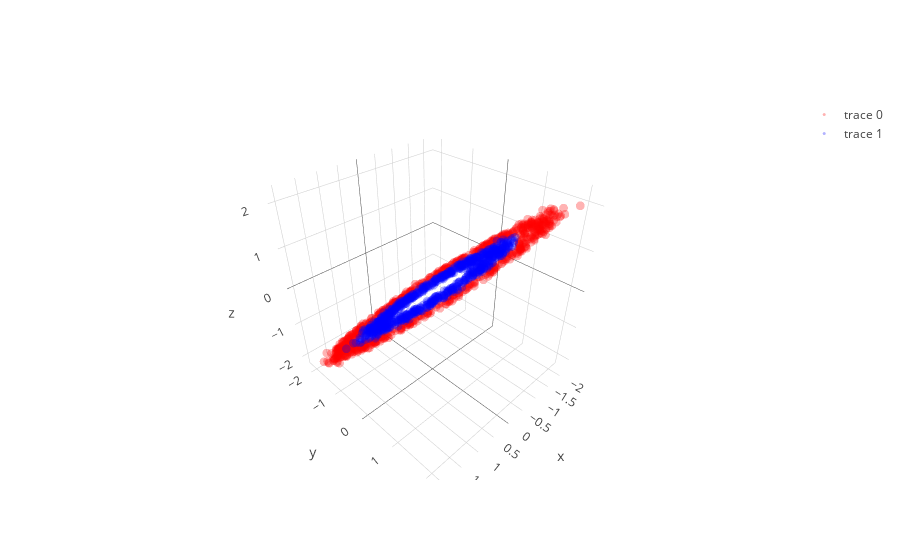

The notebook cell this image was saved under:
### Code cell
learning_rate = 0.08; beta1=0.999; beta2=0.999; adam_e = 1e-8 

l1 = PCA_layer(2,3)
l1b= batch_norm()
l2 = PCA_layer(3,3)
l2b= batch_norm()
l3 = PCA_layer(3,2)

mini_batch_size    = 20
training_iteration = 500

copyX = np.copy(X)
for iter in range(training_iteration):

    copyX = shuffle(copyX)
    for current_batch_index in range(0,len(X),mini_batch_size):
        current_batch = copyX[current_batch_index:current_batch_index+mini_batch_size]
        layer1,layer1_var = l1.feed_non(current_batch,0)
        layer1bn = l1b.feed(layer1)
        layer2,layer2_var = l2.feed_non(layer1bn,0)
        layer2bn = l2b.feed(layer2)
        layer3,layer3_var = l3.feed_linear(layer2bn)

        sys.stdout.write("Iter: " + str(iter) + " " + str(layer1_var.mean() + layer2_var.mean() + layer3_var.mean()) + '\r')
        sys.stdout.flush()
        
        grad3 = l3.back_linear()
        grad2bn = l2b.back(grad3)
        grad2 = l2.back_non(grad2bn,cancel=0,sign_value=-1)
        grad1bn = l1b.back(grad2)
        grad1 = l1.back_non(grad1bn,cancel=0,sign_value=-1)
   
layer1,layer1_var = l1.feed_non(X,0)
layer1bn = l1b.feed(layer1)
layer2,layer2_var = l2.feed_non(layer1bn,0)
layer2bn = l2b.feed(layer2)
layer3,layer3_var = l3.feed_linear(layer2bn)

trace1 = go.Scatter3d(
    x=layer2bn[y==0,0],
    y=layer2bn[y==0,1],
    z=layer2bn[y==0,2],
    mode='markers',
    line=dict(color='red',width=0.5),
    marker=dict(size=3,opacity=0.3)
)
trace2 = go.Scatter3d(
    x=layer2bn[y==1,0],
    y=layer2bn[y==1,1],
    z=layer2bn[y==1,2],
    mode='markers',
    line=dict(color='blue',width=0.5),
    marker=dict(size=3,opacity=0.3)
)
data = [trace1,trace2]
fig  = go.Figure(data=data)
iplot(fig)

plt.figure(figsize=(8,6))
plt.scatter(layer3[y==0, 0], layer3[y==0, 1], color='red', alpha=0.5)
plt.scatter(layer3[y==1, 0], layer3[y==1, 1], color='blue', alpha=0.5)
plt.show()

### Figure 1 — Plotly figure (JSON) as saved in the notebook; plotly's stock layout.template omitted (floating-point values rounded to 4 significant figures; data arrays with more than 128 entries replaced by an {"elided": "..."} marker saying what was removed)
{"data": [{"line": {"color": "red", "width": 0.5}, "marker": {"opacity": 0.3, "size": 3}, "mode": "markers", "type": "scatter3d", "uid": "b0dc447d-5cee-4dcf-a75e-31d17f123b70", "x": {"elided": "750 float values"}, "y": {"elided": "750 float values"}, "z": {"elided": "750 float values"}}, {"line": {"color": "blue", "width": 0.5}, "marker": {"opacity": 0.3, "size": 3}, "mode": "markers", "type": "scatter3d", "uid": "150edb6c-becb-41f4-8ba1-4c232dddea82", "x": {"elided": "750 float values"}, "y": {"elided": "750 float values"}, "z": {"elided": "750 float values"}}], "layout": {}}
